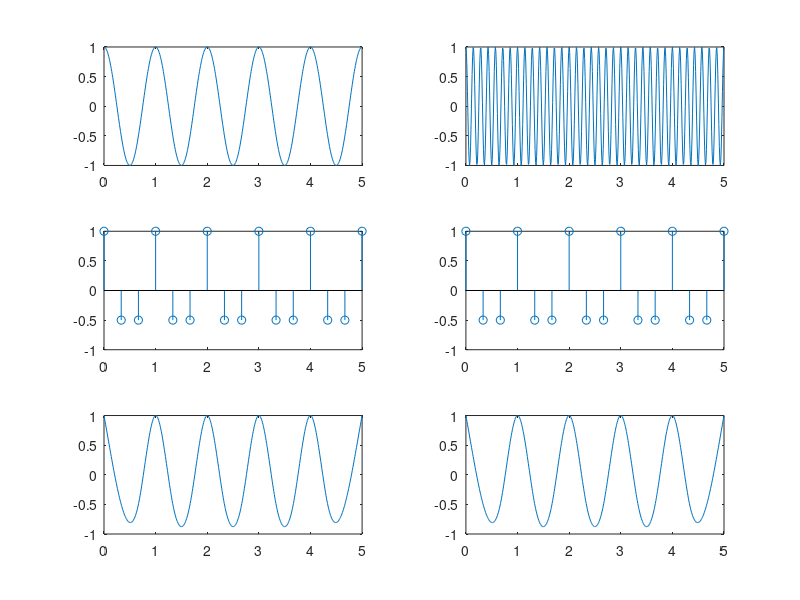

Here is the MATLAB script that generated this plot:
fs= 3;
t = 0:0.01:5;
n = 0:1/fs:5;

y1t = cos(2*pi*t);
y2t = cos(14*pi*t);


y1n = cos(2*pi*n);
y2n = cos(14*pi*n);

y1r = spline(n,y1n, t);
y2r = spline(n,y2n, t);

subplot(3,2, 1); plot(t,y1t);
subplot(3,2, 2); plot(t,y2t);
subplot(3,2, 3); stem(n,y1n);
subplot(3,2, 4); stem(n,y2n);
subplot(3,2, 5); plot(t,y1r);
subplot(3,2, 6); plot(t,y2r);